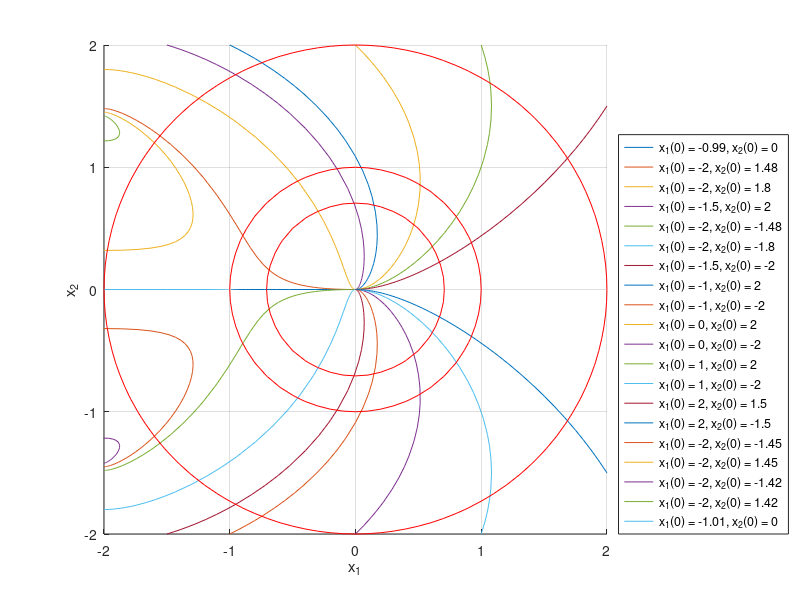

MATLAB code to generate this figure:
function Esempio4_10()
  close all
  clear all
  clc

  % --- Condizioni iniziali che restano nel bacino di attrazione dell'origine ---
  % Vengono simulate a lungo (T = 20)
  x10 = [-0.99, -2.0, -2.0, -1.5, -2.0, -2.0, -1.5, -1.0, -1.0, 0.0, 0.0, 1.0, 1.0, 2.0, 2.0];
  x20 = [0.0, 1.48, 1.8, 2.0, -1.48, -1.8, -2.0, 2.0, -2.0, 2.0, -2.0, 2.0, -2.0, 1.5, -1.5];

  % --- Condizioni iniziali che escono dal bacino di attrazione ---
  % La traiettoria diverge (finite escape time attorno a t ~ 4s),
  % quindi si simula solo fino a T = 4
  x10a = [-2.0, -2.0, -2.0, -2.0, -1.01];
  x20a = [-1.45, 1.45, -1.42, 1.42, 0.0];

  x1 = {};
  x2 = {};
  legends = {};

  % Simulazioni con durata T = 20
  for i = 1:length(x10)
    [~, X] = ode45(@sistema, [0 20], [x10(i) x20(i)]);
    x1{i} = X(:,1);
    x2{i} = X(:,2);
    legends{i} = ['x_1(0) = ' num2str(x10(i)) ', x_2(0) = ' num2str(x20(i))];
  endfor

  % Simulazioni con durata T = 4 (traiettorie divergenti)
  for i = 1:length(x10a)
    [~, X] = ode45(@sistema, [0 4], [x10a(i) x20a(i)]);
    x1{i+length(x10)} = X(:,1);
    x2{i+length(x10)} = X(:,2);
    legends{i+length(x10)} = ['x_1(0) = ' num2str(x10a(i)) ', x_2(0) = ' num2str(x20a(i))];
  endfor

  % --- Grafico delle traiettorie nel piano di fase ---
  figure
  grid on
  hold on
  for n = 1:length(x1)
    plot(x1{n}, x2{n})
  endfor
  axis([-2 2 -2 2])
  xlabel('x_1'), ylabel('x_2')

  % --- Linea di livello V(x) ---
  xx = -2:0.1:2;
  yy = -2:0.1:2;
  z = zeros(length(xx), length(yy));
  for i = 1:length(xx)
    for j = 1:length(yy)
      z(i,j) = 0.5 * [xx(i)*xx(i) + yy(j)*yy(j)];
    endfor
  endfor
  contour(xx, yy, z', [0.25,0.5,2], 'r');

  legend(legends, 'Location', 'SouthEastOutside');
  hold off
endfunction

function [xp] = sistema(t, x)
  %   x1dot(t) = -x1(t)(x1(t) + u(t)) + x2(t)^2
  %   x2dot(t) = -(x1(t) + 2u(t))x2(t)
  xp = [ -x(1)*(x(1) + 1) + x(2)*x(2) ...
        -(x(1) + 2*1)*x(2)];
endfunction
